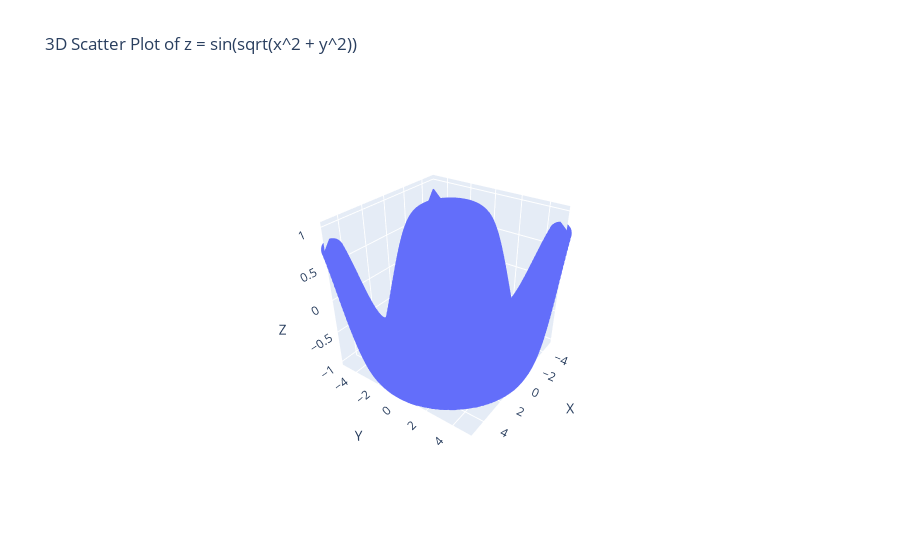

Write notebook code for a chart like this one.
### Markdown cell above
Q4. Using the given x and y data, generate a 3D surface plot to visualize the function z=sin(sqrt((x^2+y^2))

### Code cell
import numpy as np
import pandas as pd
import plotly.express as px
x = np.linspace(-5, 5, 100)  
y = np.linspace(-5, 5, 100)  
x, y = np.meshgrid(x, y)  

z = np.sin(np.sqrt(x**2 + y**2))

data = {
    'X': x.flatten(),
    'Y': y.flatten(),
    'Z': z.flatten()
}
df = pd.DataFrame(data)
fig = px.scatter_3d(df, x='X', y='Y', z='Z', title='3D Scatter Plot of z = sin(sqrt(x^2 + y^2))')
fig.show()

### Figure 1 — Plotly figure (JSON) as saved in the notebook; plotly's stock layout.template omitted (floating-point values rounded to 4 significant figures; data arrays with more than 128 entries replaced by an {"elided": "..."} marker saying what was removed)
{"data": [{"hovertemplate": "X=%{x}<br>Y=%{y}<br>Z=%{z}<extra></extra>", "legendgroup": "", "marker": {"color": "#636efa", "symbol": "circle"}, "mode": "markers", "name": "", "scene": "scene", "showlegend": false, "type": "scatter3d", "x": {"elided": "10000 float values"}, "y": {"elided": "10000 float values"}, "z": {"elided": "10000 float values"}}], "layout": {"autosize": true, "legend": {"tracegroupgap": 0}, "scene": {"aspectmode": "auto", "aspectratio": {"x": 1, "y": 1, "z": 1}, "camera": {"center": {"x": 0, "y": 0, "z": 0}, "eye": {"x": 1.955, "y": 1.396, "z": 1.485}, "projection": {"type": "perspective"}, "up": {"x": 0, "y": 0, "z": 1}}, "domain": {"x": [0, 1], "y": [0, 1]}, "xaxis": {"title": {"text": "X"}, "type": "linear"}, "yaxis": {"title": {"text": "Y"}, "type": "linear"}, "zaxis": {"title": {"text": "Z"}, "type": "linear"}}, "title": {"text": "3D Scatter Plot of z = sin(sqrt(x^2 + y^2))"}}}
